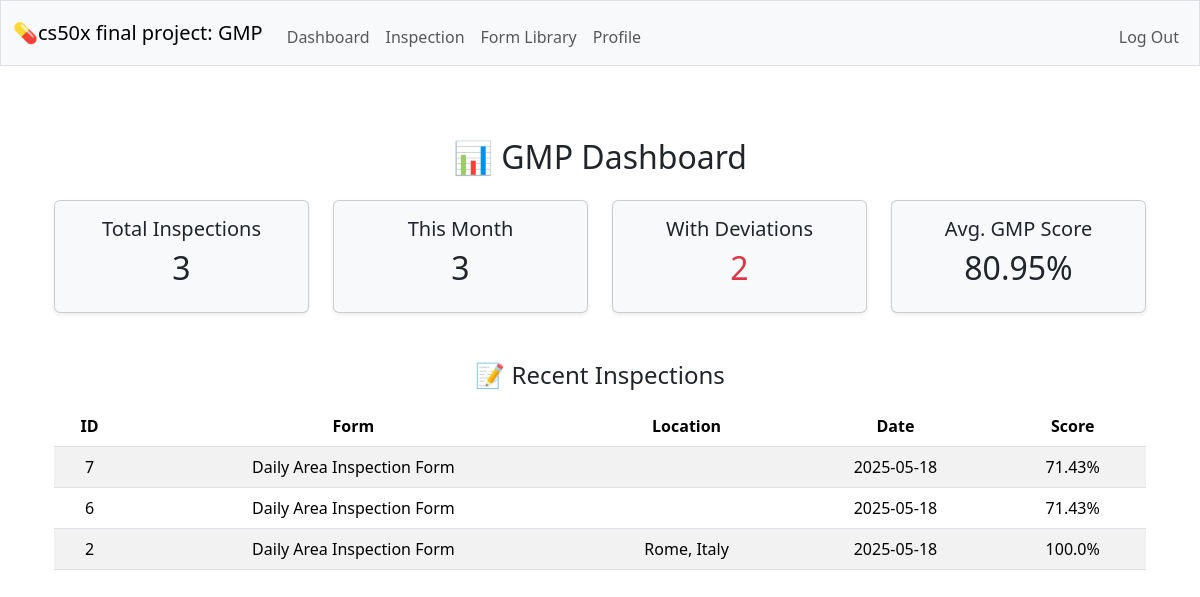
The page /dashboard (signed in) on the database as committed earlier.
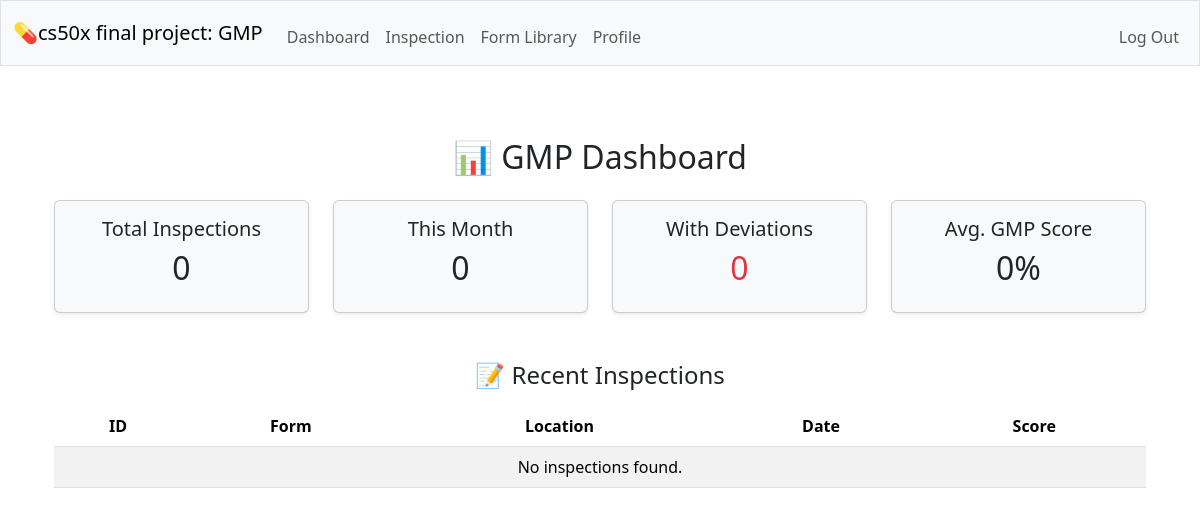
The same page on the database as committed later.
### tables this page shows
CREATE TABLE inspections (id INTEGER PRIMARY KEY AUTOINCREMENT NOT NULL, form_id INTEGER NOT NULL, inspector_id INTEGER NOT NULL, submitted_at DATETIME DEFAULT CURRENT_TIMESTAMP, location TEXT,  notes TEXT,  score REAL, FOREIGN KEY (form_id) REFERENCES forms(id), FOREIGN KEY (inspector_id) REFERENCES users(id)
);

CREATE TABLE forms (id INTEGER PRIMARY KEY AUTOINCREMENT NOT NULL, name TEXT NOT NULL UNIQUE, description TEXT NOT NULL, created_by INTEGER NOT NULL, FOREIGN KEY (created_by) REFERENCES users(id) );

### app.py (the view)
@app.route("/dashboard")
@login_required
def dashboard():
    user_id = session["user_id"]
    total_inspections = db.execute("""
        SELECT COUNT(*) AS count FROM inspections WHERE inspector_id = ?
    """, user_id)[0]["count"]
    current_month = datetime.now().strftime("%Y-%m")
    inspections_this_month = db.execute("""
        SELECT COUNT(*) AS count FROM inspections
        WHERE strftime('%Y-%m', submitted_at) = ?
    """, (current_month,))[0]["count"]
    deviations = db.execute("""
        SELECT COUNT(*) AS count FROM inspections
        WHERE inspector_id = ? AND score < 100
    """, user_id)[0]["count"]
    recent_inspections = db.execute("""
        SELECT i.id, f.name AS form_name, i.submitted_at, i.location, i.score
        FROM inspections i
        JOIN forms f ON i.form_id = f.id
        WHERE i.inspector_id = ?
        ORDER BY i.submitted_at DESC
        LIMIT 5
    """, user_id)
    avg_score = db.execute("""
        SELECT ROUND(AVG(score), 2) AS avg FROM inspections WHERE inspector_id = ?
    """, user_id)[0]["avg"] or 0
    return render_template("dashboard.html", total=total_inspections, this_month=inspections_this_month,
                           deviations=deviations, recent=recent_inspections, avg_score=avg_score)

### helpers.py (called while the page is built)
def login_required(f):
    @wraps(f)
    def decorated_function(*args, **kwargs):
        if session.get("user_id") is None:
            return redirect("/login")
        return f(*args, **kwargs)
    return decorated_function

### templates/dashboard.html (shortened to what this page needs)
{% extends "layout.html" %}
{% block main %}
<div class="container py-4">
    <h2 class="mb-4">📊 GMP Dashboard</h2>
    <div class="row text-center mb-4">
        <div class="col-md-3">
            <div class="card bg-light shadow-sm">
                <div class="card-body">
                    <h5>Total Inspections</h5>
                    <h2>{{ total }}</h2>
                </div>
            </div>
        </div>
        <div class="col-md-3">
            <div class="card bg-light shadow-sm">
                <div class="card-body">
                    <h5>This Month</h5>
                    <h2>{{ this_month }}</h2>
                </div>
            </div>
        </div>
        <div class="col-md-3">
            <div class="card bg-light shadow-sm">
                <div class="card-body">
                    <h5>With Deviations</h5>
                    <h2 class="text-danger">{{ deviations }}</h2>
                </div>
            </div>
        </div>
        <div class="col-md-3">
            <div class="card bg-light shadow-sm">
                <div class="card-body">
                    <h5>Avg. GMP Score</h5>
                    <h2>{{ avg_score }}%</h2>
                </div>
            </div>
        </div>
    </div>
    <h4 class="mt-5">📝 Recent Inspections</h4>
    <table class="table table-striped table-hover mt-3">
        <thead>
            <tr>
                <th>ID</th>
                <th>Form</th>
                <th>Location</th>
                <th>Date</th>
                <th>Score</th>
            </tr>
        </thead>
        <tbody>
            {% for inspection in recent %}
            <tr>
                <td>{{ inspection.id }}</td>
                <td>{{ inspection.form_name }}</td>
                <td>{{ inspection.location }}</td>
                <td>{{ inspection.submitted_at[:10] }}</td>
                <td>{{ inspection.score }}%</td>
            </tr>
            {% else %}
            <tr>
                <td colspan="5" class="text-center">No inspections found.</td>
            </tr>
            {% endfor %}
        </tbody>
    </table>
</div>
{% endblock %}

### templates/layout.html (shortened to what this page needs)
<!DOCTYPE html>
<html lang="en">
    <head>
        <link href="https://cdn.jsdelivr.net/npm/bootstrap@5.3.3/dist/css/bootstrap.min.css" rel="stylesheet">
        <link href="/static/styles.css" rel="stylesheet">
    </head>
    <body>
        <nav class="bg-light border navbar navbar-expand-md navbar-light">
            <div class="container-fluid">
                <a class="navbar-brand" href="/">💊cs50x final project: GMP</a>
                <div class="collapse navbar-collapse" id="navbar">
                    {% if session["user_id"] %}
                        <ul class="navbar-nav me-auto mt-2">
                            <li class="nav-item"><a class="nav-link" href="/dashboard">Dashboard</a></li>
                            <li class="nav-item"><a class="nav-link" href="/inspection_show">Inspection</a></li>
                            <li class="nav-item"><a class="nav-link" href="/forms_show">Form Library</a></li>
                            <li class="nav-item"><a class="nav-link" href="/profile">Profile</a></li>
                        </ul>
                        <ul class="navbar-nav ms-auto mt-2">
                            <li class="nav-item"><a class="nav-link" href="/logout">Log Out</a></li>
                        </ul>
                    {% else %}
                        <ul class="navbar-nav ms-auto mt-2">
                            <li class="nav-item"><a class="nav-link" href="/register">Register</a></li>
                            <li class="nav-item"><a class="nav-link" href="/login">Log In</a></li>
                        </ul>
                    {% endif %}
                </div>
            </div>
        </nav>
        <main class="container py-5 text-center">
            {% block main %}{% endblock %}
        </main>
    </body>
</html>

Rows that differ between the two databases and show on the page:
removed inspections: id "7", form_name "Daily Area Inspection Form", submitted_at "2025-05-18", score "71.43"
removed inspections: id "6", form_name "Daily Area Inspection Form", submitted_at "2025-05-18", score "71.43"
removed inspections: id "2", form_name "Daily Area Inspection Form", location "Rome, Italy", submitted_at "2025-05-18", score "100.0"
Other text that changed with them:
{{ total }}: "3" → "0"
{{ this_month }}: "3" → "0"
{{ deviations }}: "2" → "0"
{{ avg_score }}: "80.95" → "0"
text now shown: "No inspections found."
